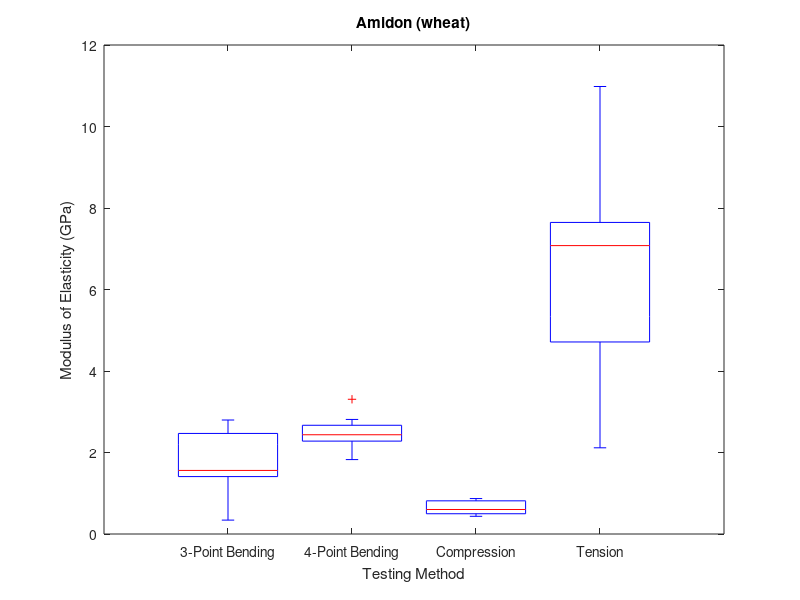
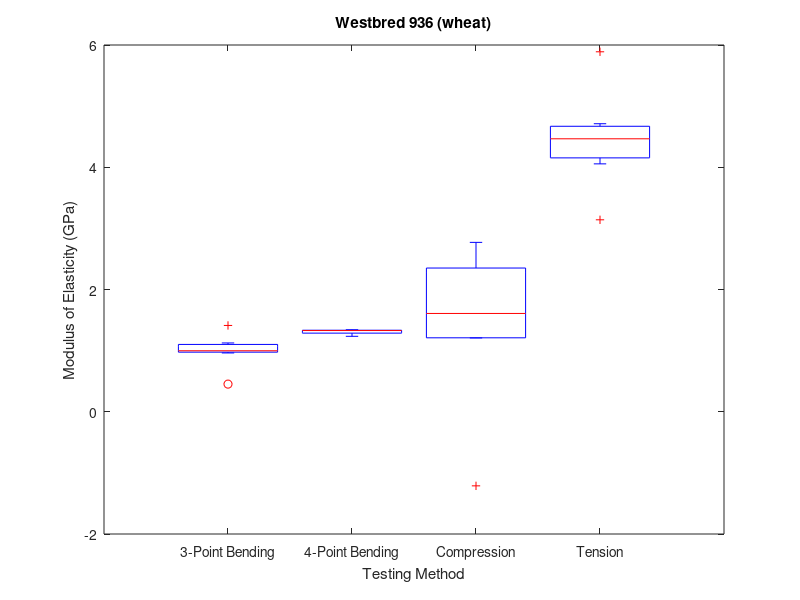
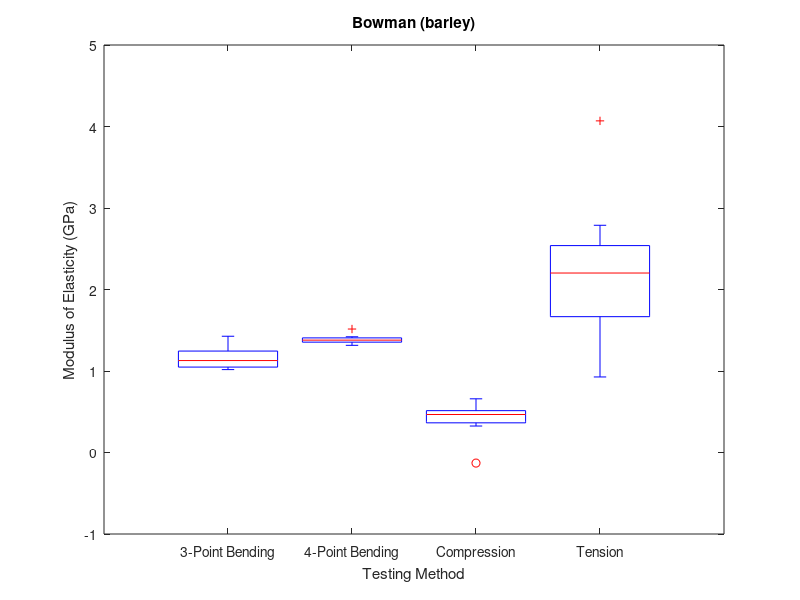
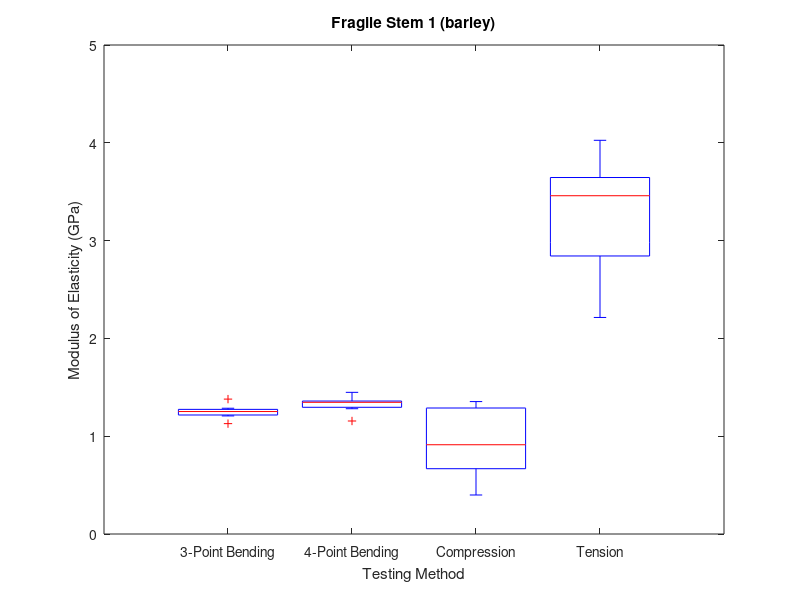

Recreate these plots in MATLAB, in order. (Note: this script raises an error after producing the figures.)
%% Setup
% Two varieties each of wheat and barley, and four cultivars of corn stover
% were used.

% For wheat and barley, the second internode from the top of the plant was
% examined.

% For corn, the internodes above and below the cob location were examined.
% 

%% Bending and Tension Tests
% Wheat and barley had 1 specimen per internode (1 internode examined per
% stalk)
% Corn was not examined

%% Compression Tests:
% Wheat and barley: 2 samples cut per internode (1 internode examined per
% stalk)
% "7 corn specimens for each variety were cut from the same internodal
% region, one internode above and below the cob location"
% I think this means the 7 specimens were spread across the two internodes
% of interest for corn?

%% Setting up data
clc
clear all
close all

% Given data for means (all in GPa, and the vector order is the same as in
% Table 3):
bend3_mean = [2.2; 1.1; 1.3; 1.1];
bend4_mean = [2.2; 1.3; 1.4; 1.3];
compression_mean = [0.60; 0.90; 0.42; 0.97; 0.26; 0.38; 0.47; 0.40];
tension_mean = [7.3; 4.9; 3.4; 3.5];

% Given data for standard error of means (all in GPa, with Table 3 order):
bend3_sem = [0.23; 0.076; 0.087; 0.063];
bend4_sem = [0.18; 0.020; 0.058; 0.035];
compression_sem = [0.11; 0.47; 0.08; 0.38; 0.06; 0.04; 0.12; 0.10];
tension_sem = [0.92; 0.74; 0.57; 0.37];

% % Guessing sample sizes to calculate standard deviations
% wstalks = 200;   % # of wheat stalks sampled
% bstalks = 20;   % # of barley stalks sampled
% cstalks = 20;   % # of corn stalks sampled

% 7 samples were taken per variety for any given test
n_w_c = 7;
n_w_bt = 7;
n_b_c = 7;
n_b_bt = 7;
n_c_c = 7;

%% Calculate the synthetic standard deviation for each test:

bend3_stdev = zeros(length(bend3_sem),1);
bend4_stdev = zeros(length(bend4_sem),1);
compression_stdev = zeros(length(compression_sem),1);
tension_stdev = zeros(length(tension_sem),1);

for i = 1:length(bend3_sem)
    % Wheat cases, all except compression
    if i <= 2
        bend3_stdev(i) = bend3_sem(i)*sqrt(n_w_bt);
        bend4_stdev(i) = bend4_sem(i)*sqrt(n_w_bt);
        tension_stdev(i) = tension_sem(i)*sqrt(n_w_bt);
    % Barley cases, all except compression
    elseif i <= 4
        bend3_stdev(i) = bend3_sem(i)*sqrt(n_b_bt);
        bend4_stdev(i) = bend4_sem(i)*sqrt(n_b_bt);
        tension_stdev(i) = tension_sem(i)*sqrt(n_b_bt);
    end
end

for i = 1:length(compression_sem)
    % Wheat cases, compression
    if i <= 2
        compression_stdev(i) = compression_sem(i)*sqrt(n_w_c);
    % Barley cases, compression
    elseif i <= 4
        compression_stdev(i) = compression_sem(i)*sqrt(n_b_c);
    % Corn cases (compression only)
    else
        compression_stdev(i) = compression_sem(i)*sqrt(n_c_c);
    end
end

%% Create synthetic data points %%%%%%%%%%%%%%%%%%%%%%%%%%%%%%%%%%%%%%%%%%%

% Now that we have the synthetic standard deviations, we can create
% synthetic data as follows:

testlabels = {'3-Point Bending','4-Point Bending','Compression','Tension'};

%% Amidon wheat
aw3 = bend3_stdev(1)*randn(n_w_bt,1) + bend3_mean(1);
% % sanity check:
% stats = [mean(aw3) std(aw3)]
aw4 = bend4_stdev(1)*randn(n_w_bt,1) + bend4_mean(1);
awc = compression_stdev(1)*randn(n_w_c,1) + compression_mean(1);
awt = tension_stdev(1)*randn(n_w_bt,1) + tension_mean(1);

Amidonwheat = [aw3, aw4, awc, awt];
figure(1);
boxplot(Amidonwheat,'Labels',testlabels);
title('Amidon (wheat)');
xlabel('Testing Method');
ylabel('Modulus of Elasticity (GPa)');

%% Westbred 936 wheat
wb3 = bend3_stdev(2)*randn(n_w_bt,1) + bend3_mean(2);
wb4 = bend4_stdev(2)*randn(n_w_bt,1) + bend4_mean(2);
wbc = compression_stdev(2)*randn(n_w_c,1) + compression_mean(2);
wbt = tension_stdev(2)*randn(n_w_bt,1) + tension_mean(2);

Westbred936 = [wb3, wb4, wbc, wbt];
figure(2);
boxplot(Westbred936,'Labels',testlabels);
title('Westbred 936 (wheat)');
xlabel('Testing Method');
ylabel('Modulus of Elasticity (GPa)');

%% Bowman barley
bb3 = bend3_stdev(3)*randn(n_w_bt,1) + bend3_mean(3);
bb4 = bend4_stdev(3)*randn(n_w_bt,1) + bend4_mean(3);
bbc = compression_stdev(3)*randn(n_w_c,1) + compression_mean(3);
bbt = tension_stdev(3)*randn(n_w_bt,1) + tension_mean(3);

Bowman = [bb3, bb4, bbc, bbt];
figure(3);
boxplot(Bowman,'Labels',testlabels);
title('Bowman (barley)');
xlabel('Testing Method');
ylabel('Modulus of Elasticity (GPa)');

%% Fragile Stem 1 barley
fs3 = bend3_stdev(4)*randn(n_w_bt,1) + bend3_mean(4);
fs4 = bend4_stdev(4)*randn(n_w_bt,1) + bend4_mean(4);
fsc = compression_stdev(4)*randn(n_w_c,1) + compression_mean(4);
fst = tension_stdev(4)*randn(n_w_bt,1) + tension_mean(4);

FragileStem = [fs3, fs4, fsc, fst];
figure(4);
boxplot(FragileStem,'Labels',testlabels);
title('Fragile Stem 1 (barley)');
xlabel('Testing Method');
ylabel('Modulus of Elasticity (GPa)');

%% Create bar plot with error bars %%%%%%%%%%%%%%%%%%%%%%%%%%%%%%%%%%%%%%%%

% Amidon wheat
awmeans = [bend3_mean(1),bend4_mean(1),compression_mean(1),tension_mean(1)];
awerrors = [bend3_sem(1),bend4_sem(1),compression_sem(1),tension_sem(1)];
figure(5);
barwitherr(awerrors,awmeans);
set(gca,'XTickLabel',{'3-Point Bending','4-Point Bending','Compression','Tension'})
title('Amidon wheat - Means and Standard Error');
xlabel('Testing Method');
ylabel('Modulus of Elasticity (GPa)');

% Westbred 936 wheat
wbmeans = [bend3_mean(2),bend4_mean(2),compression_mean(2),tension_mean(2)];
wberrors = [bend3_sem(2),bend4_sem(2),compression_sem(2),tension_sem(2)];
figure(6);
barwitherr(wberrors,wbmeans);
set(gca,'XTickLabel',{'3-Point Bending','4-Point Bending','Compression','Tension'})
title('Westbred 936 wheat - Means and Standard Error');
xlabel('Testing Method');
ylabel('Modulus of Elasticity (GPa)');

% Bowman barley
bbmeans = [bend3_mean(3),bend4_mean(3),compression_mean(3),tension_mean(3)];
bberrors = [bend3_sem(3),bend4_sem(3),compression_sem(3),tension_sem(3)];
figure(7);
barwitherr(bberrors,bbmeans);
set(gca,'XTickLabel',{'3-Point Bending','4-Point Bending','Compression','Tension'})
title('Bowman barley - Means and Standard Error');
xlabel('Testing Method');
ylabel('Modulus of Elasticity (GPa)');

% Fragile Stem 1 barley
fsmeans = [bend3_mean(4),bend4_mean(4),compression_mean(4),tension_mean(4)];
fserrors = [bend3_sem(4),bend4_sem(4),compression_sem(4),tension_sem(4)];
figure(8);
barwitherr(bberrors,bbmeans);
set(gca,'XTickLabel',{'3-Point Bending','4-Point Bending','Compression','Tension'})
title('Fragile Stem 1 barley - Means and Standard Error');
xlabel('Testing Method');
ylabel('Modulus of Elasticity (GPa)');
